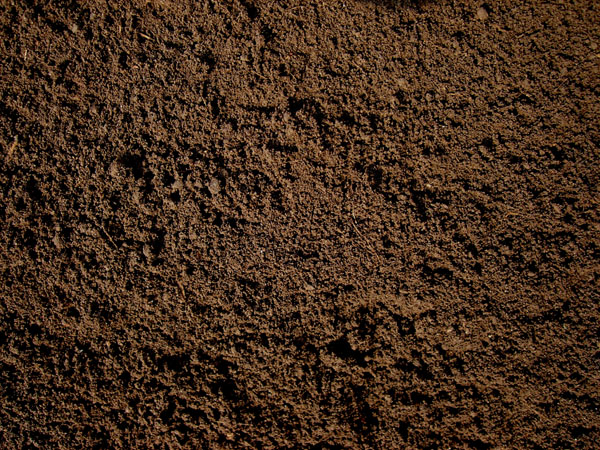
#> input picture s1.jpg, 600 x 450 px
$ python Thresh.py
#> lines starting #> are read from the running program, lines starting #| are printed output that depends on the picture; after the words box and inside, x2 and y2 are one past the last pixel; in counts of white or black regions, pixels touching at a corner belong together
import cv2
import numpy as np
import matplotlib.pyplot as plt

dark=0
white=0

org = cv2.imread('s1.jpg')
#> org is the input picture: shape (450, 600, 3); mean B, G, R 29.5, 45.4, 67.9
img = cv2.imread('s1.jpg',0)
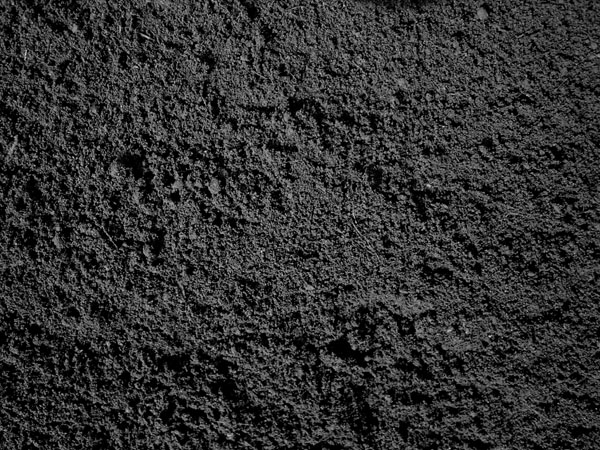
#> img: shape (450, 600); min 0, max 226, mean 50
threshold = cv2.adaptiveThreshold(img,255,cv2.ADAPTIVE_THRESH_GAUSSIAN_C,cv2.THRESH_BINARY,115,1)
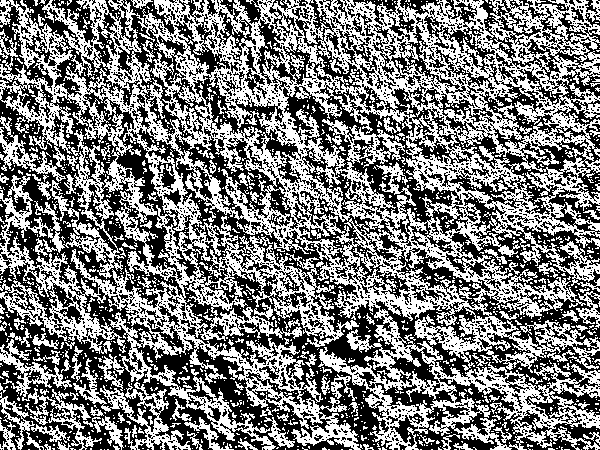
#> threshold: shape (450, 600); 48.4% white in thin lines or dots

for i in threshold:
    for j in i:
        if j==0:
            dark+=1
        elif j==255:
            white+=1
#> after the loop, dark = 139211; white = 130789

print(dark,white)
#| 139211 130789

if dark>white:
    print("Less Intensity")
else:
    print("High Intensity")


labels = 'Black', 'White'
sizes = [dark,white]
#> sizes = [139211, 130789]
explode = (0, 0.1)
fig1, ax1 = plt.subplots()
ax1.pie(sizes, explode=explode, labels=labels, autopct='%1.1f%%',
        shadow=True, startangle=90)
ax1.axis('equal')
plt.show()
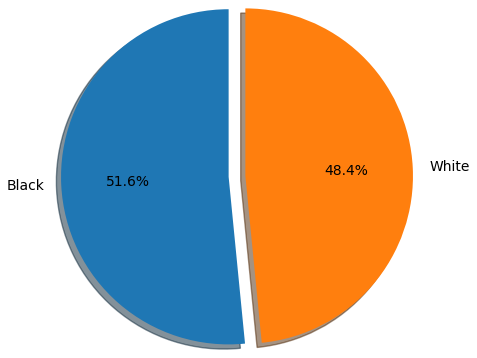
#> figure drawn by matplotlib, 1 panel


cv2.imshow('GreyScale',img)
cv2.imshow('threshold',threshold)

cv2.waitKey(0)
cv2.destroyAllWindows()

$ run again, with s2.jpg copied over s1.jpg
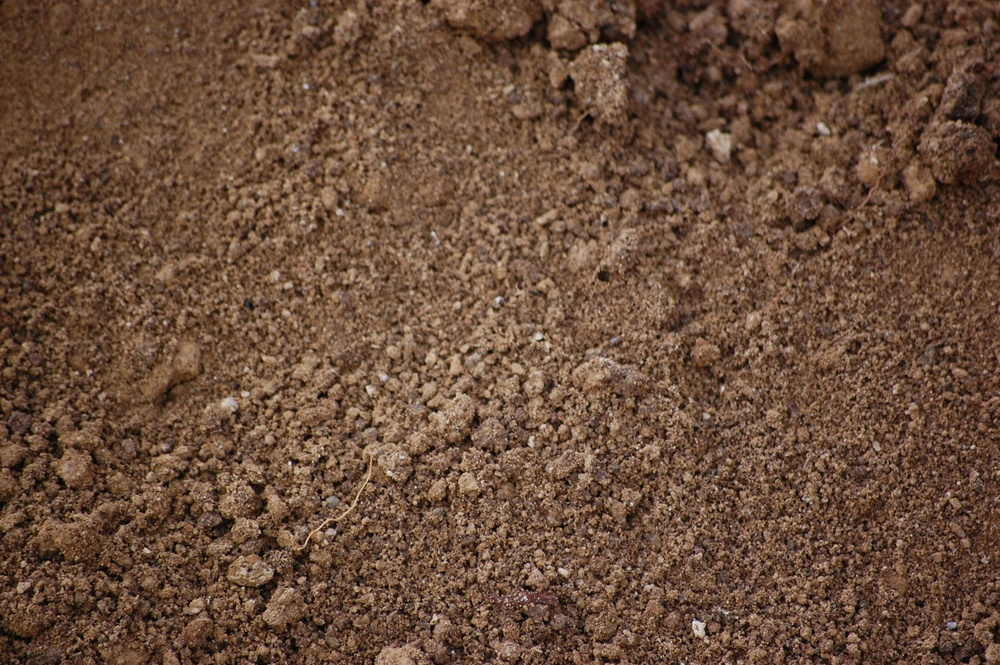
#> input picture s2.jpg, 1000 x 665 px, shrunk from 1805 x 1200 before the run
#> org is the input picture: shape (665, 1000, 3); mean B, G, R 58.9, 78.1, 107.1
#> `threshold = cv2.adaptiveThreshold(img,255,cv2.ADAPTIVE_THRESH_GAUSSIAN..`:
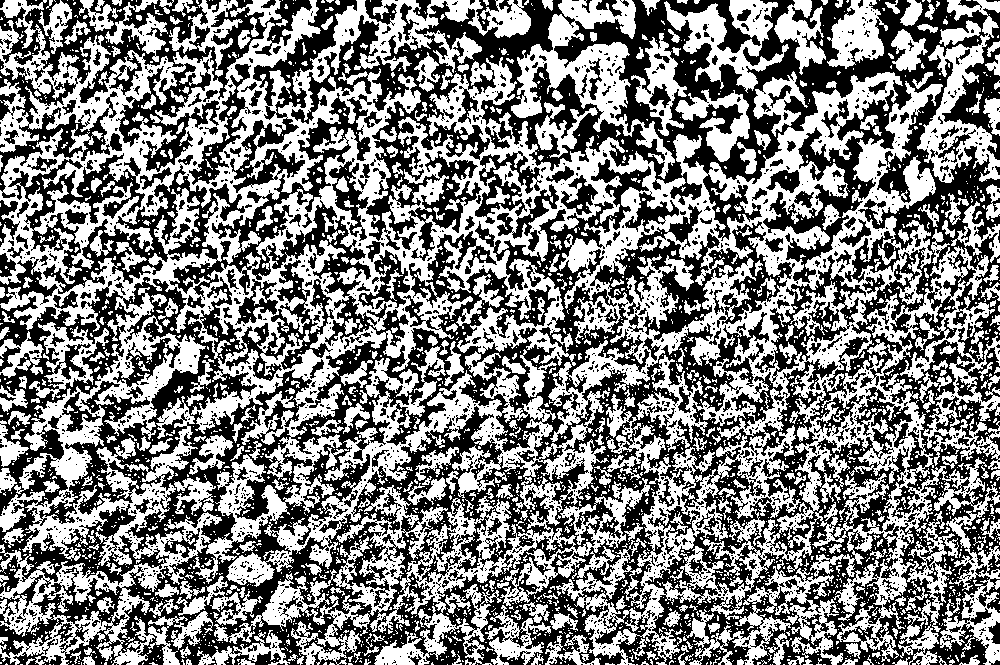
#> threshold: shape (665, 1000); 50.3% white; 2500 black regions (2228 under 20 px), largest, box (x1, y1, x2, y2) and area: (0, 0, 1000, 665) 259478, (0, 0, 312, 198) 17691, (590, 204, 795, 340) 7923
#> after the loop `for i in threshold:`: dark = 330793; white = 334207
#| 330793 334207
#> sizes = [330793, 334207]
#> `plt.show()`:
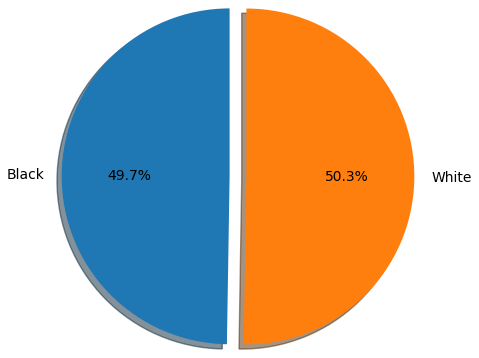
#> figure drawn by matplotlib, 1 panel

$ run again, with img1.jpg copied over s1.jpg
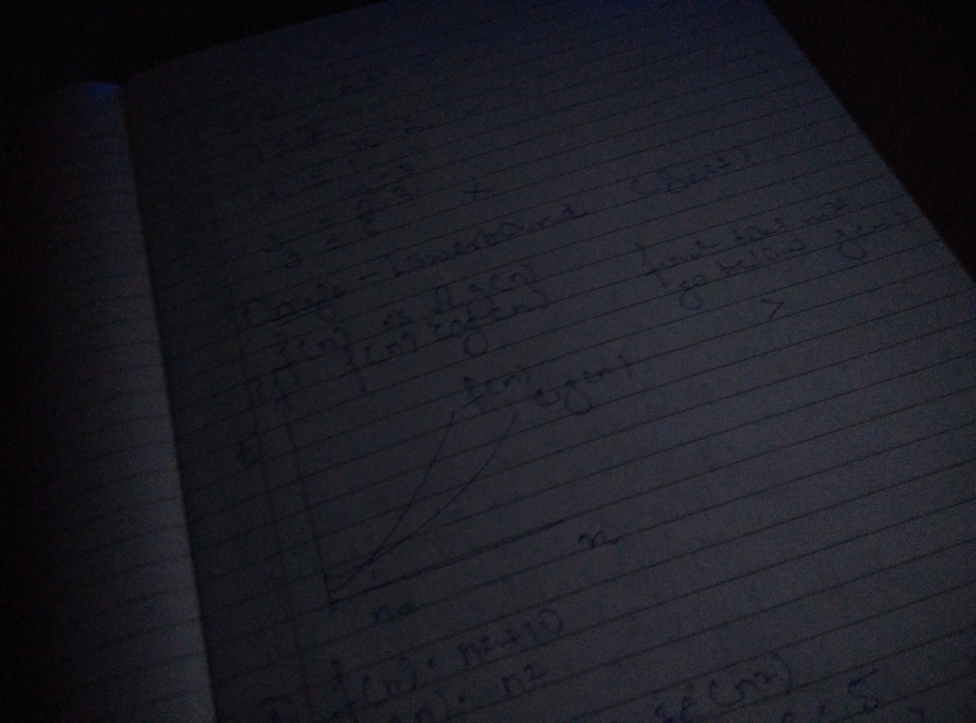
#> input picture img1.jpg, 976 x 723 px, shrunk from 4208 x 3120 before the run
#> org is the input picture: shape (723, 976, 3); mean B, G, R 35.9, 28.6, 28.7
#> `threshold = cv2.adaptiveThreshold(img,255,cv2.ADAPTIVE_THRESH_GAUSSIAN..`:
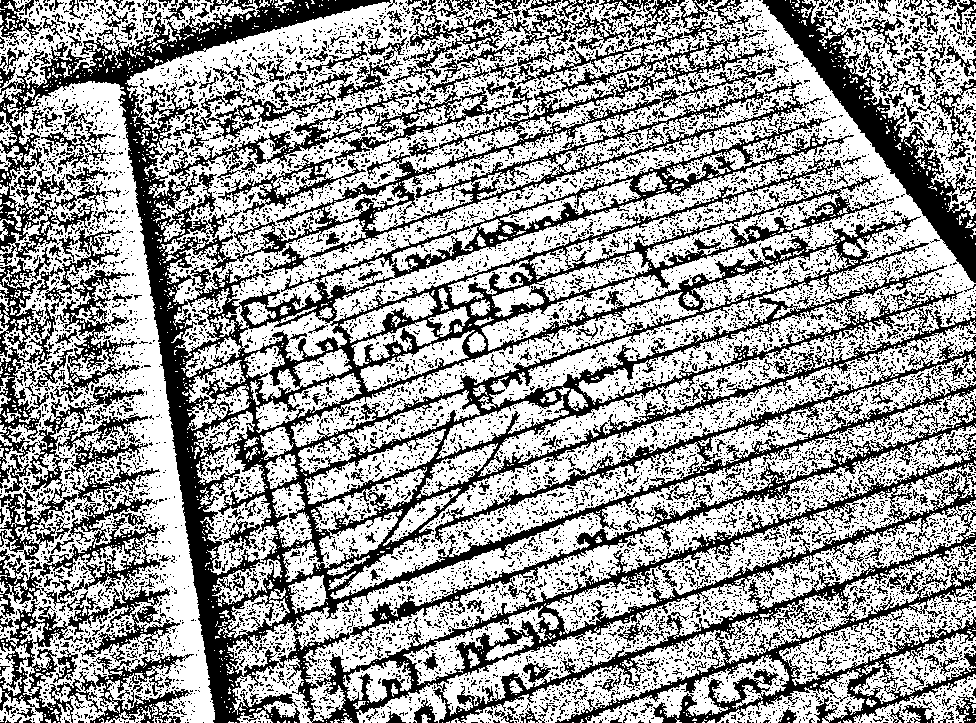
#> threshold: shape (723, 976); 61% white; 10735 black regions (10076 under 20 px), largest, box (x1, y1, x2, y2) and area: (0, 0, 976, 723) 145508, (762, 0, 976, 283) 11107, (0, 591, 194, 723) 6258
#> after the loop `for i in threshold:`: dark = 275313; white = 430335
#| 275313 430335
#> sizes = [275313, 430335]
#> `plt.show()`:
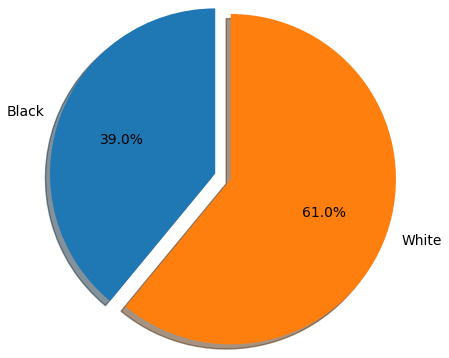
#> figure drawn by matplotlib, 1 panel

$ run again, with img2.jpg copied over s1.jpg
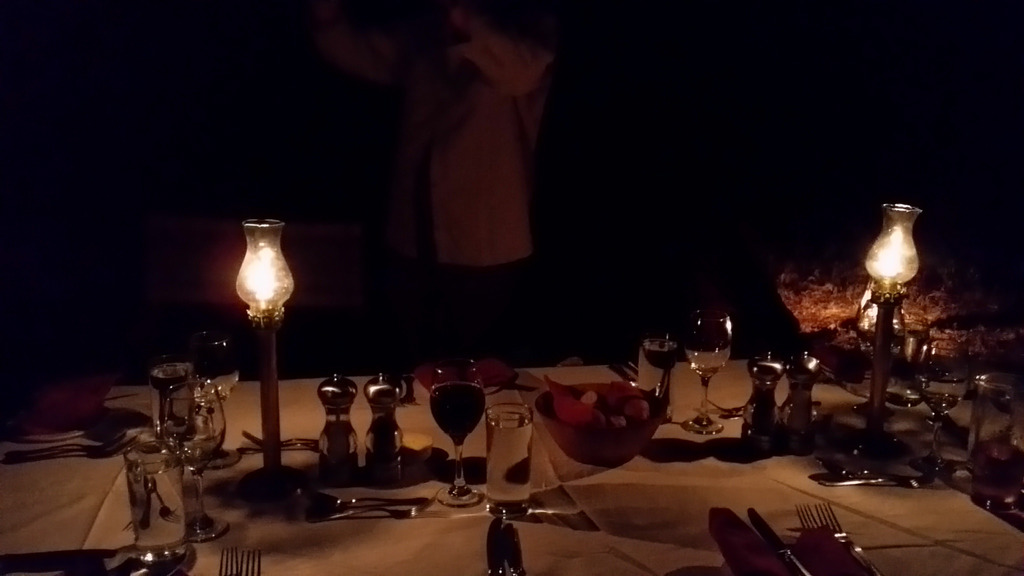
#> input picture img2.jpg, 1024 x 576 px
#> org is the input picture: shape (576, 1024, 3); mean B, G, R 17.8, 17.1, 33.3
#> `threshold = cv2.adaptiveThreshold(img,255,cv2.ADAPTIVE_THRESH_GAUSSIAN..`:
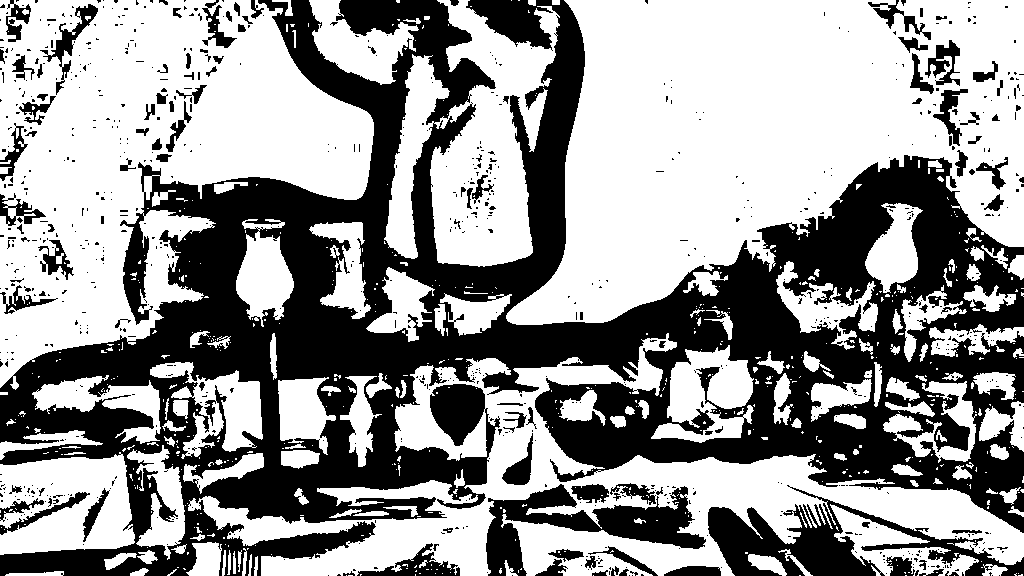
#> threshold: shape (576, 1024); 58.9% white; 841 black regions (727 under 20 px), largest, box (x1, y1, x2, y2) and area: (0, 0, 1024, 576) 204836, (708, 485, 1024, 576) 9511, (486, 484, 706, 576) 7437
#> after the loop `for i in threshold:`: dark = 242245; white = 347579
#| 242245 347579
#> sizes = [242245, 347579]
#> `plt.show()`:
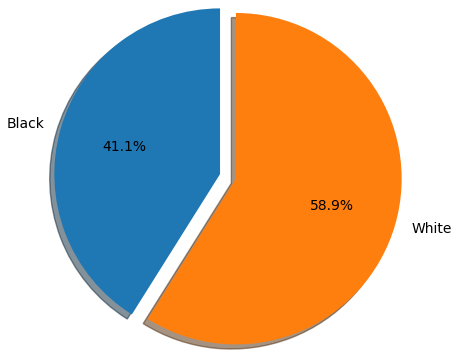
#> figure drawn by matplotlib, 1 panel
